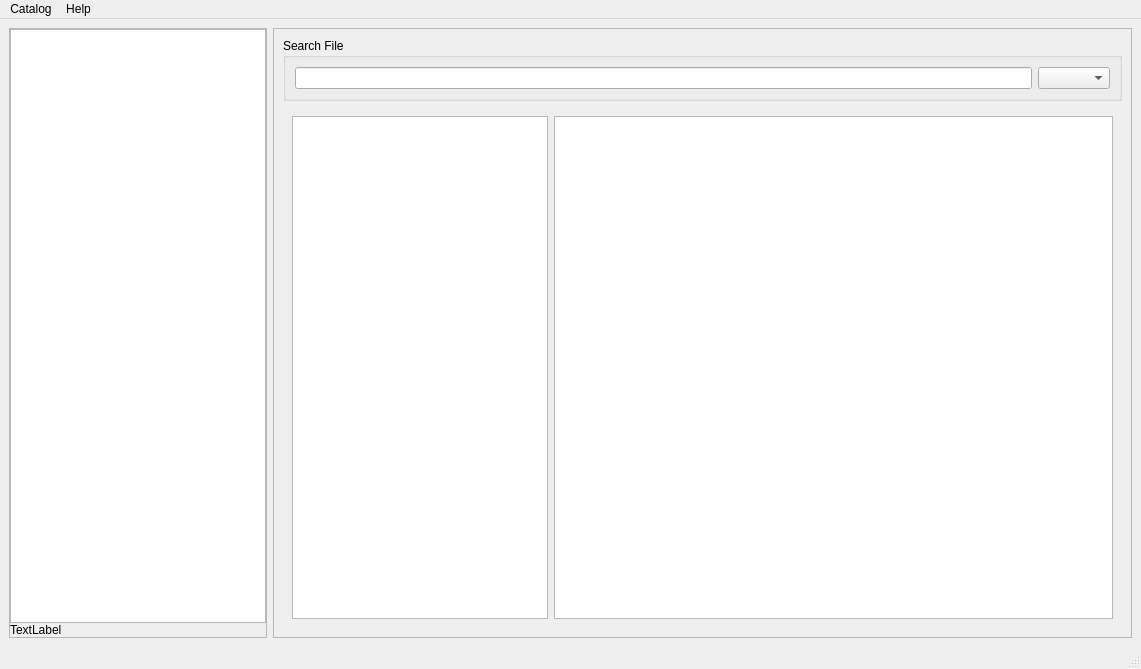
<?xml version="1.0" encoding="UTF-8"?>
<ui version="4.0">
 <class>MainWindow</class>
 <widget class="QMainWindow" name="MainWindow">
  <property name="geometry">
   <rect>
    <x>0</x>
    <y>0</y>
    <width>1141</width>
    <height>669</height>
   </rect>
  </property>
  <property name="windowTitle">
   <string>Poor man's catalog</string>
  </property>
  <widget class="QWidget" name="centralwidget">
   <layout class="QHBoxLayout" name="horizontalLayout_2">
    <property name="leftMargin">
     <number>0</number>
    </property>
    <property name="topMargin">
     <number>0</number>
    </property>
    <property name="rightMargin">
     <number>0</number>
    </property>
    <property name="bottomMargin">
     <number>0</number>
    </property>
    <item>
     <widget class="QFrame" name="mainFrame">
      <layout class="QHBoxLayout" name="horizontalLayout">
       <item alignment="Qt::AlignLeft">
        <widget class="QFrame" name="leftPanel">
         <property name="sizePolicy">
          <sizepolicy hsizetype="Fixed" vsizetype="Preferred">
           <horstretch>0</horstretch>
           <verstretch>0</verstretch>
          </sizepolicy>
         </property>
         <property name="minimumSize">
          <size>
           <width>200</width>
           <height>0</height>
          </size>
         </property>
         <property name="maximumSize">
          <size>
           <width>300</width>
           <height>16777215</height>
          </size>
         </property>
         <property name="frameShape">
          <enum>QFrame::StyledPanel</enum>
         </property>
         <property name="frameShadow">
          <enum>QFrame::Raised</enum>
         </property>
         <layout class="QVBoxLayout" name="verticalLayout_4">
          <property name="spacing">
           <number>0</number>
          </property>
          <property name="leftMargin">
           <number>0</number>
          </property>
          <property name="topMargin">
           <number>0</number>
          </property>
          <property name="rightMargin">
           <number>0</number>
          </property>
          <property name="bottomMargin">
           <number>0</number>
          </property>
          <item>
           <layout class="QVBoxLayout" name="verticalLayout_3">
            <item>
             <widget class="QListWidget" name="catalogList">
              <property name="sizePolicy">
               <sizepolicy hsizetype="Fixed" vsizetype="Expanding">
                <horstretch>0</horstretch>
                <verstretch>0</verstretch>
               </sizepolicy>
              </property>
              <property name="minimumSize">
               <size>
                <width>200</width>
                <height>0</height>
               </size>
              </property>
              <property name="maximumSize">
               <size>
                <width>300</width>
                <height>16777215</height>
               </size>
              </property>
             </widget>
            </item>
            <item>
             <widget class="QLabel" name="imageLabel">
              <property name="sizePolicy">
               <sizepolicy hsizetype="Fixed" vsizetype="Preferred">
                <horstretch>0</horstretch>
                <verstretch>0</verstretch>
               </sizepolicy>
              </property>
              <property name="maximumSize">
               <size>
                <width>300</width>
                <height>16777215</height>
               </size>
              </property>
              <property name="text">
               <string>TextLabel</string>
              </property>
             </widget>
            </item>
           </layout>
          </item>
         </layout>
        </widget>
       </item>
       <item>
        <widget class="QFrame" name="frame">
         <property name="sizePolicy">
          <sizepolicy hsizetype="Expanding" vsizetype="Expanding">
           <horstretch>0</horstretch>
           <verstretch>0</verstretch>
          </sizepolicy>
         </property>
         <property name="maximumSize">
          <size>
           <width>16777215</width>
           <height>16777215</height>
          </size>
         </property>
         <property name="autoFillBackground">
          <bool>false</bool>
         </property>
         <property name="frameShape">
          <enum>QFrame::StyledPanel</enum>
         </property>
         <property name="frameShadow">
          <enum>QFrame::Plain</enum>
         </property>
         <property name="lineWidth">
          <number>0</number>
         </property>
         <layout class="QVBoxLayout" name="verticalLayout_2">
          <property name="leftMargin">
           <number>0</number>
          </property>
          <property name="topMargin">
           <number>0</number>
          </property>
          <property name="rightMargin">
           <number>0</number>
          </property>
          <property name="bottomMargin">
           <number>0</number>
          </property>
          <item>
           <widget class="QFrame" name="innerFrame">
            <property name="sizePolicy">
             <sizepolicy hsizetype="Expanding" vsizetype="Expanding">
              <horstretch>0</horstretch>
              <verstretch>0</verstretch>
             </sizepolicy>
            </property>
            <property name="minimumSize">
             <size>
              <width>0</width>
              <height>500</height>
             </size>
            </property>
            <property name="maximumSize">
             <size>
              <width>16777215</width>
              <height>16777215</height>
             </size>
            </property>
            <property name="autoFillBackground">
             <bool>false</bool>
            </property>
            <layout class="QVBoxLayout" name="verticalLayout">
             <item>
              <widget class="QGroupBox" name="groupBox">
               <property name="title">
                <string>Search File</string>
               </property>
               <layout class="QHBoxLayout" name="horizontalLayout_5">
                <item>
                 <layout class="QHBoxLayout" name="horizontalLayout_4">
                  <item>
                   <widget class="QLineEdit" name="searchLine"/>
                  </item>
                  <item>
                   <widget class="QComboBox" name="searchCondition"/>
                  </item>
                 </layout>
                </item>
               </layout>
              </widget>
             </item>
             <item>
              <widget class="QFrame" name="midSection">
               <property name="sizePolicy">
                <sizepolicy hsizetype="Expanding" vsizetype="Expanding">
                 <horstretch>0</horstretch>
                 <verstretch>0</verstretch>
                </sizepolicy>
               </property>
               <layout class="QHBoxLayout" name="horizontalLayout_3">
                <item>
                 <widget class="QTreeWidget" name="directoryTree">
                  <property name="sizePolicy">
                   <sizepolicy hsizetype="Fixed" vsizetype="Expanding">
                    <horstretch>0</horstretch>
                    <verstretch>0</verstretch>
                   </sizepolicy>
                  </property>
                  <property name="maximumSize">
                   <size>
                    <width>300</width>
                    <height>16777215</height>
                   </size>
                  </property>
                  <attribute name="headerVisible">
                   <bool>false</bool>
                  </attribute>
                  <column>
                   <property name="text">
                    <string notr="true">1</string>
                   </property>
                  </column>
                 </widget>
                </item>
                <item>
                 <widget class="QTableWidget" name="fileList">
                  <property name="sizePolicy">
                   <sizepolicy hsizetype="Expanding" vsizetype="Expanding">
                    <horstretch>0</horstretch>
                    <verstretch>0</verstretch>
                   </sizepolicy>
                  </property>
                  <property name="rowCount">
                   <number>0</number>
                  </property>
                  <property name="columnCount">
                   <number>0</number>
                  </property>
                  <attribute name="horizontalHeaderCascadingSectionResizes">
                   <bool>true</bool>
                  </attribute>
                 </widget>
                </item>
               </layout>
              </widget>
             </item>
            </layout>
           </widget>
          </item>
         </layout>
        </widget>
       </item>
      </layout>
     </widget>
    </item>
   </layout>
  </widget>
  <widget class="QMenuBar" name="menubar">
   <property name="geometry">
    <rect>
     <x>0</x>
     <y>0</y>
     <width>1141</width>
     <height>26</height>
    </rect>
   </property>
   <widget class="QMenu" name="menuCatalog">
    <property name="title">
     <string>Catalog</string>
    </property>
    <addaction name="actionOpen_catalog_file"/>
    <addaction name="actionSave_catalog_file"/>
    <addaction name="separator"/>
    <addaction name="actionAdd_path"/>
    <addaction name="addPathNoThumb"/>
    <addaction name="separator"/>
    <addaction name="actionQuit"/>
   </widget>
   <widget class="QMenu" name="menuHelp">
    <property name="title">
     <string>Help</string>
    </property>
    <addaction name="actionGithub_Pages"/>
    <addaction name="actionAbout"/>
   </widget>
   <addaction name="menuCatalog"/>
   <addaction name="menuHelp"/>
  </widget>
  <widget class="QStatusBar" name="statusbar"/>
  <action name="actionOpen_catalog_file">
   <property name="text">
    <string>Open catalog file</string>
   </property>
  </action>
  <action name="actionAdd_path">
   <property name="text">
    <string>Add path (full mode with thumbnails)</string>
   </property>
  </action>
  <action name="actionAdd_disk">
   <property name="text">
    <string>Add disk</string>
   </property>
  </action>
  <action name="actionSave_catalog_file">
   <property name="text">
    <string>Save catalog file</string>
   </property>
  </action>
  <action name="actionQuit">
   <property name="text">
    <string>Quit</string>
   </property>
   <property name="shortcut">
    <string>Ctrl+Q</string>
   </property>
  </action>
  <action name="actionGithub_Pages">
   <property name="text">
    <string>Project Github</string>
   </property>
  </action>
  <action name="actionAbout">
   <property name="text">
    <string>About</string>
   </property>
  </action>
  <action name="actionNew_catalog">
   <property name="text">
    <string>New catalog</string>
   </property>
  </action>
  <action name="addPathNoThumb">
   <property name="text">
    <string>Add Path (fast without thumbnails)</string>
   </property>
  </action>
 </widget>
 <resources/>
 <connections/>
</ui>
